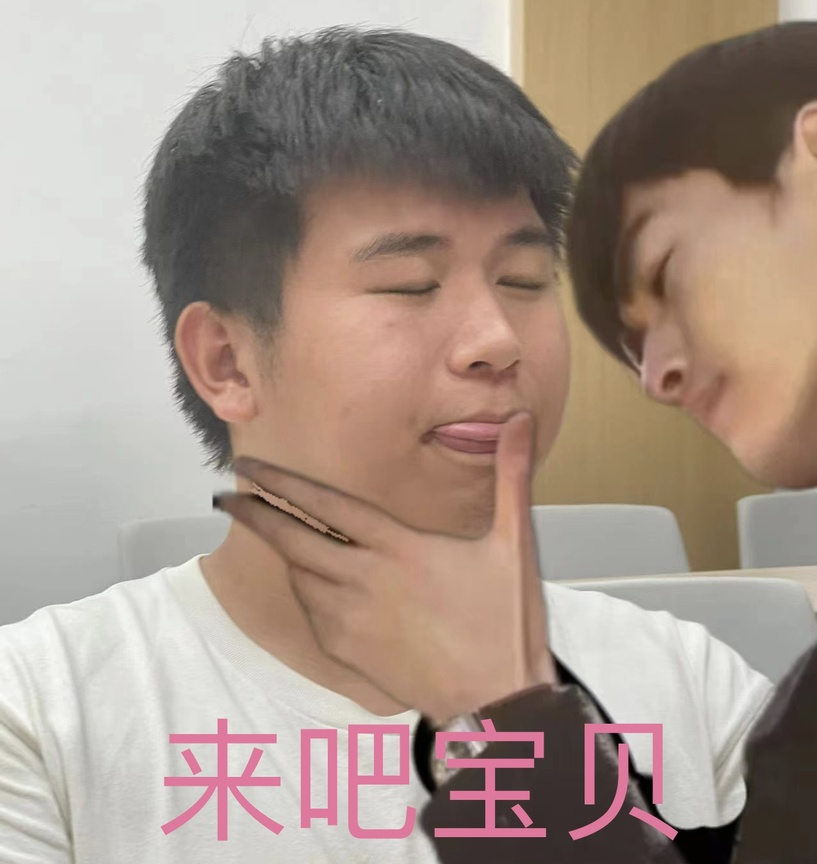
#> input picture temp/raw_faces/IMG_2691.jpg, 817 x 864 px, shrunk from 1276 x 1349 before the run, found by its file name; its folder holds 4 pictures in this run
$ python getFace.py
#> lines starting #> are read from the running program, lines starting #| are printed output that depends on the picture
PROJECT_PATH: str = "/Users/maoyingzhe/Desktop/Work/Project/Incognito"
TEMP_PATH: str = "/Users/maoyingzhe/Desktop/Work/Project/Incognito/temp"
CASCADE_CLASSIFIER_PATH: str = "/Users/maoyingzhe/opt/anaconda3/lib/python3.9/site-packages/cv2/data/haarcascade_frontalface_default.xml"

import cv2 as cv
import os
import sys
sys.path.append(PROJECT_PATH)
from utils import OptimizeImage

os.system("clear")
face_cascade = cv.CascadeClassifier(CASCADE_CLASSIFIER_PATH)

imgs_dir = os.listdir(os.path.join(TEMP_PATH, "raw_faces"))

for imgd in imgs_dir:
    if imgd == ".DS_Store":
        continue
    img_path = os.path.join(TEMP_PATH, "raw_faces", imgd)
    img = cv.imread(img_path)
#> img is the input picture: shape (864, 817, 3); mean B, G, R 137.8, 148.7, 165.8
    if img is None:
        continue
    img_cnt = 0
    faces = face_cascade.detectMultiScale(img, 1.1, 3)
#> faces = [[299, 155, 344, 344]]
    for (x,y,w,h) in faces:
        face_area = img[y:y+h, x:x+w]
        img_name = f"added_{imgd.split('.')[0]}_{img_cnt}.jpg"
        img_cnt += 1
        cv.imwrite(os.path.join(TEMP_PATH, "faces", img_name), face_area)
        print(f"Face detected in {imgd}, saved at {os.path.join(TEMP_PATH, 'faces', img_name)}")
#> this loop made 1 pass
#> (x, y, w, h, img_name, img_cnt) on pass 1: (299, 155, 344, 344, 'added_IMG_2691_0.jpg', 1)
#| Face detected in IMG_2691.jpg, saved at /Users/maoyingzhe/Desktop/Work/Project/Incognito/temp/faces/added_IMG_2691_0.jpg
#> pass 1, `face_area = img[y:y+h, x:x+w]`:
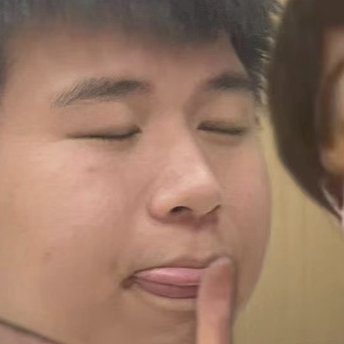
#> face_area: shape (344, 344, 3); mean B, G, R 99.4, 118.6, 151.6
#> after the loop, img_cnt = 1
#> pass 2 of the loop `for imgd in imgs_dir:`:
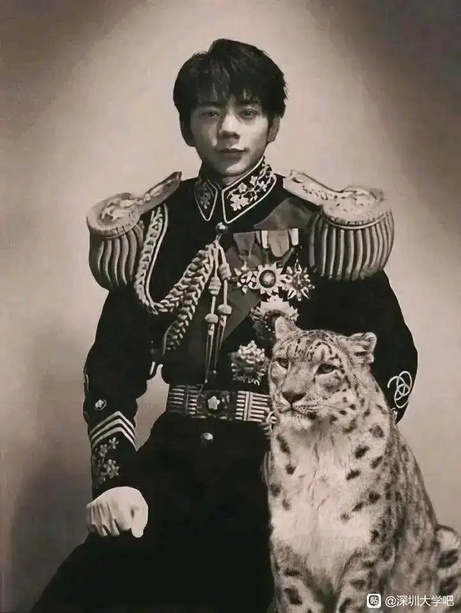
#> input picture temp/raw_faces/IMG_2921.JPG, 461 x 613 px, shrunk from 720 x 958 before the run, found by its file name
#> img is the input picture: shape (613, 461, 3); mean B, G, R 95.8, 105.8, 116.3
#> faces = [[178, 73, 101, 101]]
#> the loop `for (x,y,w,h) in faces:` made 1 pass
#> (x, y, w, h, img_name, img_cnt) on pass 1: (178, 73, 101, 101, 'added_IMG_2921_0.jpg', 1)
#> (printed output is left out)
#> pass 1, `face_area = img[y:y+h, x:x+w]`:
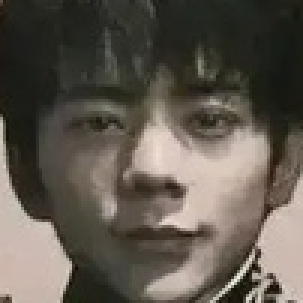
#> face_area: shape (101, 101, 3) (shown 3 times larger); mean B, G, R 78.7, 88.1, 94.7
#> after the loop `for (x,y,w,h) in faces:`: img_cnt = 1
#> pass 3 of the loop `for imgd in imgs_dir:`:
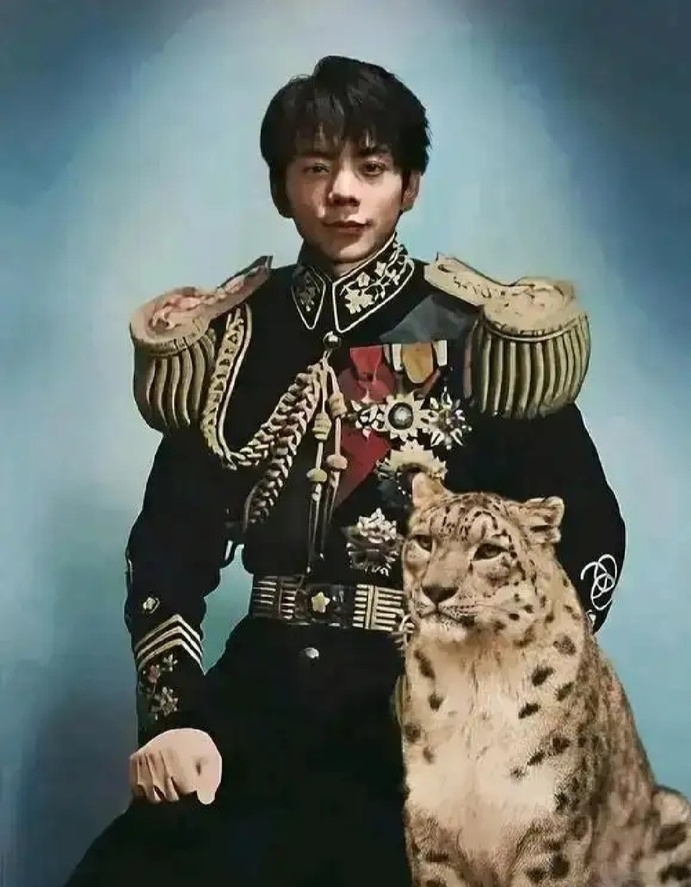
#> input picture temp/raw_faces/IMG_3192.JPG, 691 x 887 px, shrunk from 1080 x 1385 before the run, found by its file name
#> img is the input picture: shape (887, 691, 3); mean B, G, R 106, 110.4, 100.8
#> faces = [[267, 107, 153, 153]]
#> the loop `for (x,y,w,h) in faces:` made 1 pass
#> (x, y, w, h, img_name, img_cnt) on pass 1: (267, 107, 153, 153, 'added_IMG_3192_0.jpg', 1)
#> (printed output is left out)
#> pass 1, `face_area = img[y:y+h, x:x+w]`:
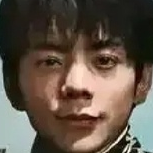
#> face_area: shape (153, 153, 3); mean B, G, R 70.8, 83.3, 97
#> after the loop `for (x,y,w,h) in faces:`: img_cnt = 1
#> the loop made 4 passes; the first 3 are shown


print(f"Face detection finished.")
